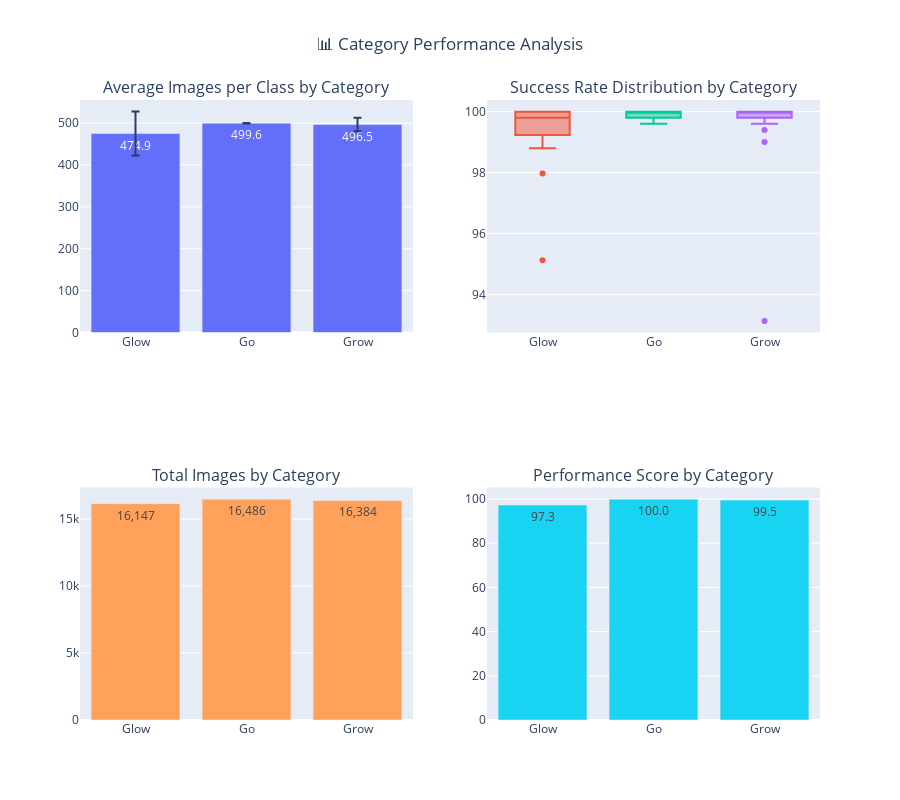

The notebook cell this image was saved under:
### Code cell
# Performance comparison by category
def plot_category_performance():
    fig = make_subplots(
        rows=2, cols=2,
        subplot_titles=(
            'Average Images per Class by Category',
            'Success Rate Distribution by Category',
            'Total Images by Category',
            'Performance Score by Category'
        )
    )
    
    # Average images per class
    avg_by_category = summary_df.groupby('category')['downloaded_images'].agg(['mean', 'std']).reset_index()
    
    fig.add_trace(
        go.Bar(
            x=avg_by_category['category'],
            y=avg_by_category['mean'],
            error_y=dict(type='data', array=avg_by_category['std']),
            text=[f"{v:.1f}" for v in avg_by_category['mean']],
            textposition='auto',
            name="Avg Images"
        ),
        row=1, col=1
    )
    
    # Success rate box plots by category
    for category in summary_df['category'].unique():
        cat_data = summary_df[summary_df['category'] == category]
        fig.add_trace(
            go.Box(
                y=cat_data['download_success_rate'],
                name=category,
                boxpoints='outliers'
            ),
            row=1, col=2
        )
    
    # Total images by category
    total_by_category = summary_df.groupby('category')['downloaded_images'].sum()
    
    fig.add_trace(
        go.Bar(
            x=total_by_category.index,
            y=total_by_category.values,
            text=[f"{v:,}" for v in total_by_category.values],
            textposition='auto',
            name="Total Images"
        ),
        row=2, col=1
    )
    
    # Performance score (combination of success rate and image count)
    performance_by_category = summary_df.groupby('category').agg({
        'download_success_rate': 'mean',
        'downloaded_images': 'mean'
    })
    
    # Normalize scores to 0-100 scale
    max_images = performance_by_category['downloaded_images'].max()
    performance_by_category['image_score'] = (performance_by_category['downloaded_images'] / max_images) * 100
    performance_by_category['combined_score'] = (performance_by_category['download_success_rate'] + performance_by_category['image_score']) / 2
    
    fig.add_trace(
        go.Bar(
            x=performance_by_category.index,
            y=performance_by_category['combined_score'],
            text=[f"{v:.1f}" for v in performance_by_category['combined_score']],
            textposition='auto',
            name="Performance Score"
        ),
        row=2, col=2
    )
    
    fig.update_layout(
        title_text="📊 Category Performance Analysis",
        title_x=0.5,
        height=800,
        showlegend=False
    )
    
    fig.show()

plot_category_performance()

### Figure 1 — Plotly figure (JSON) as saved in the notebook; plotly's stock layout.template omitted (floating-point values rounded to 4 significant figures)
{"data": [{"error_y": {"array": [52.44, 0.6629, 16.1], "type": "data"}, "name": "Avg Images", "text": ["474.9", "499.6", "496.5"], "textposition": "auto", "type": "bar", "x": ["Glow", "Go", "Grow"], "xaxis": "x", "y": [474.9, 499.6, 496.5], "yaxis": "y"}, {"boxpoints": "outliers", "name": "Glow", "type": "box", "xaxis": "x2", "y": [99.8, 100.0, 99.4, 100.0, 100.0, 100.0, 99.6, 99.75, 95.13, 97.97, 100.0, 100.0, 100.0, 99.13, 99.8, 100.0, 100.0, 100.0, 99.8, 100.0, 100.0, 99.8, 99.8, 99.23, 100.0, 100.0, 99.8, 99.8, 99.2, 99.2, 98.8, 99.56, 99.2, 99.0], "yaxis": "y2"}, {"boxpoints": "outliers", "name": "Go", "type": "box", "xaxis": "x2", "y": [100.0, 99.6, 99.8, 100.0, 99.8, 99.8, 99.6, 99.8, 100.0, 100.0, 99.8, 100.0, 100.0, 100.0, 100.0, 100.0, 100.0, 100.0, 99.8, 100.0, 99.8, 100.0, 100.0, 99.8, 100.0, 100.0, 100.0, 99.6, 100.0, 100.0, 100.0, 100.0, 100.0], "yaxis": "y2"}, {"boxpoints": "outliers", "name": "Grow", "type": "box", "xaxis": "x2", "y": [99.8, 99.8, 99.6, 100.0, 100.0, 100.0, 99.8, 100.0, 100.0, 99.0, 99.6, 99.6, 100.0, 100.0, 100.0, 93.14, 100.0, 100.0, 100.0, 100.0, 100.0, 100.0, 100.0, 99.6, 99.8, 99.4, 99.8, 99.8, 100.0, 100.0, 100.0, 99.8, 100.0], "yaxis": "y2"}, {"name": "Total Images", "text": ["16,147", "16,486", "16,384"], "textposition": "auto", "type": "bar", "x": ["Glow", "Go", "Grow"], "xaxis": "x3", "y": [16147, 16486, 16384], "yaxis": "y3"}, {"name": "Performance Score", "text": ["97.3", "100.0", "99.5"], "textposition": "auto", "type": "bar", "x": ["Glow", "Go", "Grow"], "xaxis": "x4", "y": [97.29, 99.96, 99.52], "yaxis": "y4"}], "layout": {"annotations": [{"font": {"size": 16}, "showarrow": false, "text": "Average Images per Class by Category", "x": 0.225, "xanchor": "center", "xref": "paper", "y": 1, "yanchor": "bottom", "yref": "paper"}, {"font": {"size": 16}, "showarrow": false, "text": "Success Rate Distribution by Category", "x": 0.775, "xanchor": "center", "xref": "paper", "y": 1, "yanchor": "bottom", "yref": "paper"}, {"font": {"size": 16}, "showarrow": false, "text": "Total Images by Category", "x": 0.225, "xanchor": "center", "xref": "paper", "y": 0.375, "yanchor": "bottom", "yref": "paper"}, {"font": {"size": 16}, "showarrow": false, "text": "Performance Score by Category", "x": 0.775, "xanchor": "center", "xref": "paper", "y": 0.375, "yanchor": "bottom", "yref": "paper"}], "height": 800, "showlegend": false, "title": {"text": "📊 Category Performance Analysis", "x": 0.5}, "xaxis": {"anchor": "y", "domain": [0, 0.45]}, "xaxis2": {"anchor": "y2", "domain": [0.55, 1]}, "xaxis3": {"anchor": "y3", "domain": [0, 0.45]}, "xaxis4": {"anchor": "y4", "domain": [0.55, 1]}, "yaxis": {"anchor": "x", "domain": [0.625, 1]}, "yaxis2": {"anchor": "x2", "domain": [0.625, 1]}, "yaxis3": {"anchor": "x3", "domain": [0, 0.375]}, "yaxis4": {"anchor": "x4", "domain": [0, 0.375]}}}
